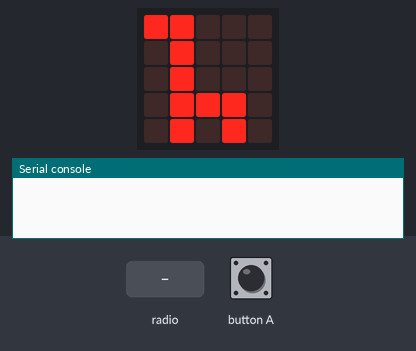
The program below on a simulated BBC micro:bit (MakeCode). Parts: the board's 5×5 LED display, the last lines printed to the serial console. The test bench sets the inputs (shaded band). Random numbers come from a fixed seed; no radio messages arrive unless stated (any console line starting 'radio sent:' is added by the test bench).

Above: at 1.8 s.
1.9 s: button A pressed for 0.15 s
At 3.2 s:
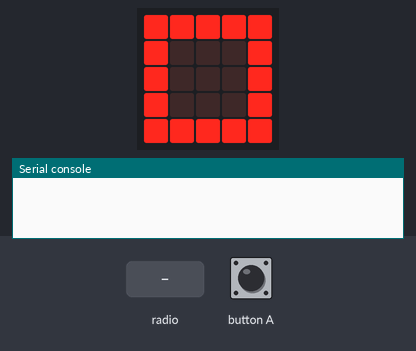
3.5 s: radio message "3" arrives
At 4.0 s:
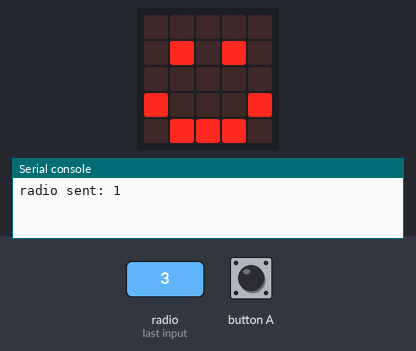
6.5 s: radio message "1" arrives
At 7.4 s:
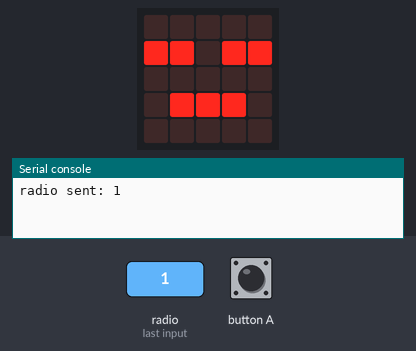
9.5 s: radio message "2" arrives
At 10.7 s:
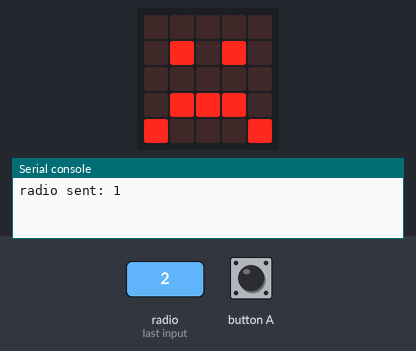
12.5 s: button A pressed for 0.15 s
At 13.8 s:
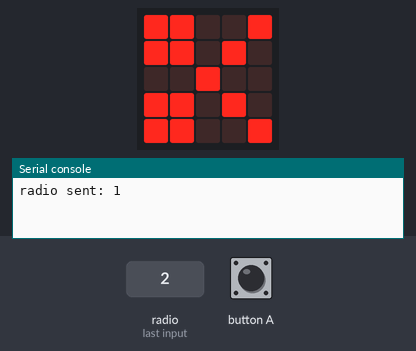
14.1 s: button A pressed 5 times (0.12 s each, 0.3 s apart)
At 16.4 s:
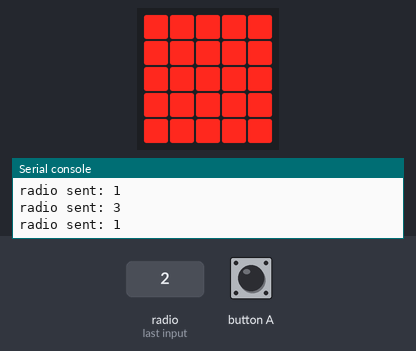
Timing chart, 0 to 17.9 s (numbered marks = the images above; inputs shaded):
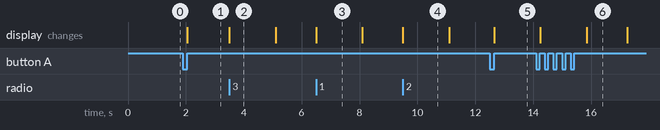

Measured:
- after the input at 1.9 s, the display: changes after 0.15 s (image 1)
- after the input at 3.5 s, the display: changes at once (image 2)
- after the input at 6.5 s, the display: changes at once (image 3)
- after the input at 9.5 s, the display: changes at once (image 4)
- after the input at 12.5 s, the display: changes after 0.15 s (image 5)
- after the input at 14.1 s, the display: first changes after 0.15 s (image 6 shows a later state)
- what the display in image 2 shows lasts 1.6 s, from 3.5 s to 5.1 s

The program:

main.ts
```typescript
radio.onReceivedNumber(function (receivedNumber) {
    basic.clearScreen()
    if (opcion == 1 && receivedNumber == 3) {
        basic.showIcon(IconNames.Happy)
    } else if (opcion == 2 && receivedNumber == 1) {
        basic.showIcon(IconNames.Happy)
    } else if (opcion == 3 && receivedNumber == 2) {
        basic.showIcon(IconNames.Happy)
    } else if (opcion == receivedNumber) {
        basic.showIcon(IconNames.Asleep)
    } else {
        basic.showIcon(IconNames.Sad)
    }
    basic.pause(1000)
    basic.clearScreen()
})
input.onButtonPressed(Button.A, function () {
    opcion = randint(1, 3)
    dibujar(opcion)
    basic.pause(1000)
    radio.sendNumber(opcion)
})
// opcion=1 piedra
// opcion=2 papel
// opcion=3 tijera
function dibujar (opcion: number) {
    if (opcion == 1) {
        basic.showIcon(IconNames.Square)
    } else if (opcion == 2) {
        basic.showLeds(`
            # # # # #
            # # # # #
            # # # # #
            # # # # #
            # # # # #
            `)
    } else {
        basic.showIcon(IconNames.Scissors)
    }
}
let opcion = 0
basic.showIcon(IconNames.Giraffe)
radio.setGroup(10)
```

test.ts
```typescript
// aquí va el archivo "tests"; esto no se compilará cuando este paquete se utilice como una extensión.
```
